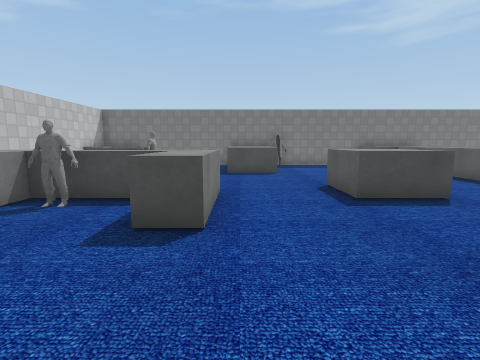
[1] (above)

17 first-person views from a walk through a world built for the Gazebo simulator. The camera is 1.2 m above the floor, tilts 8° down and sees 85° across. The floor is counted in squares, 1 m on a side. Each view is taken from the middle of a square. On the plan, view 1 faces up. The plan holds only what a view shows up to about 12 squares ahead; the rest is blank. Gazebo's built-in surfaces are drawn with simple patterns. Simple shapes stand in for some stock models.

[2]
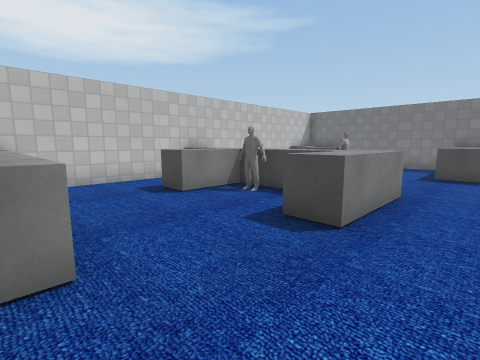

[3]
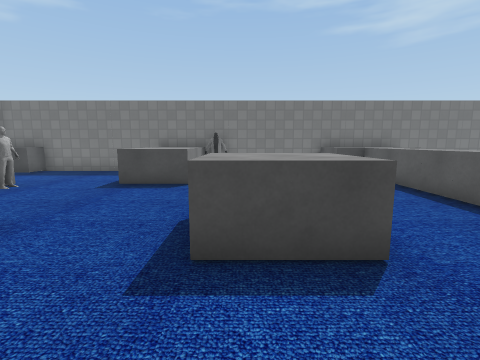

[4]
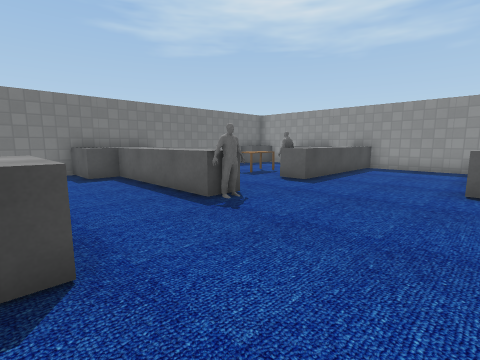

[5]
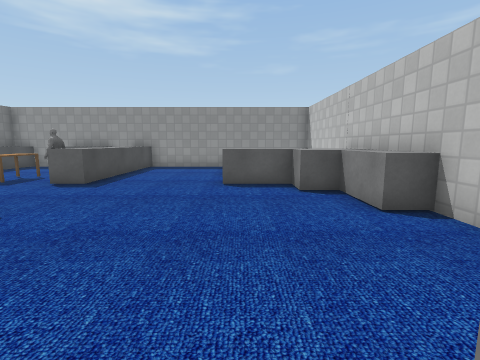

[6]
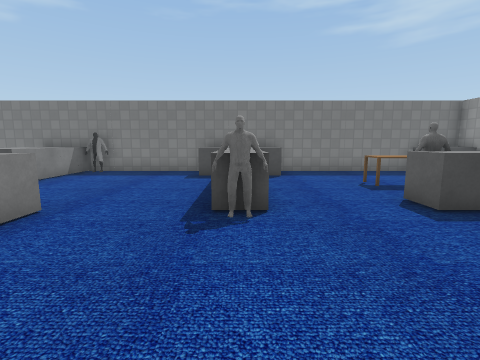

[7]
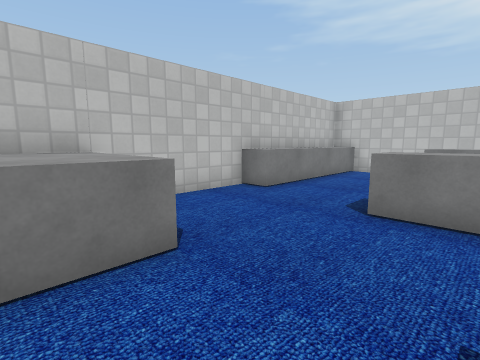

[8]
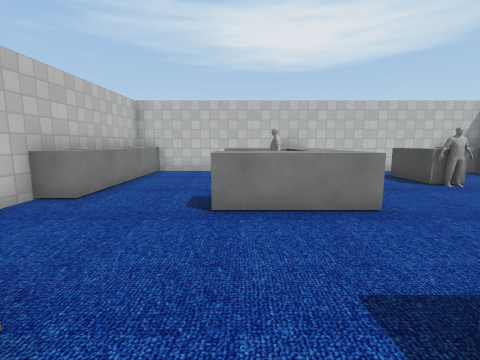

[9]
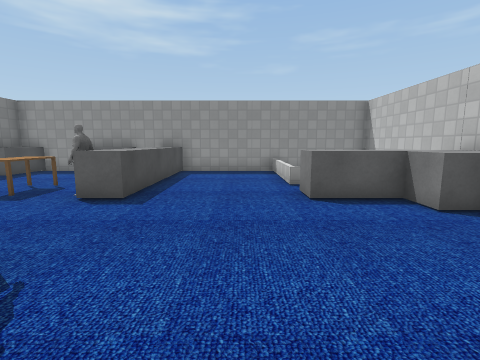

[10]
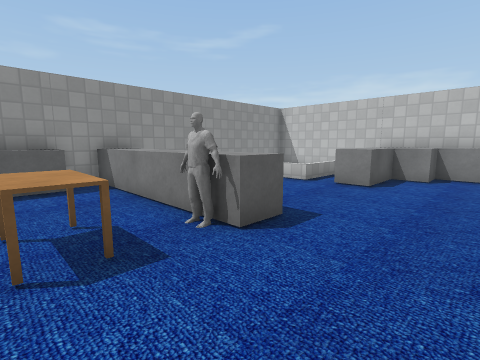

[11]
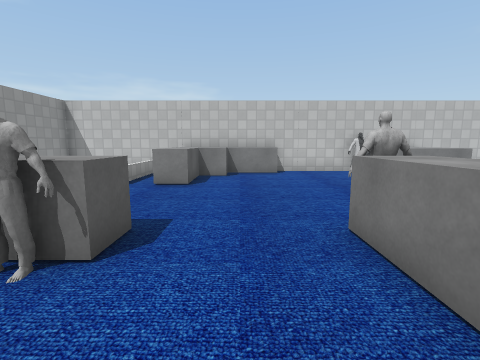

[12]
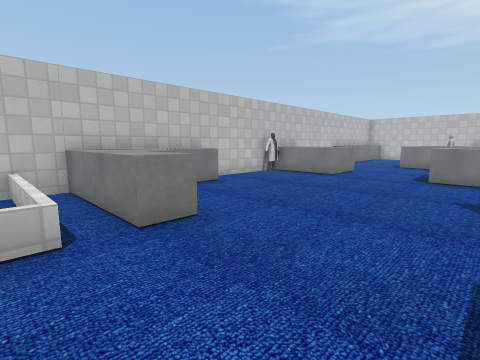

[13]
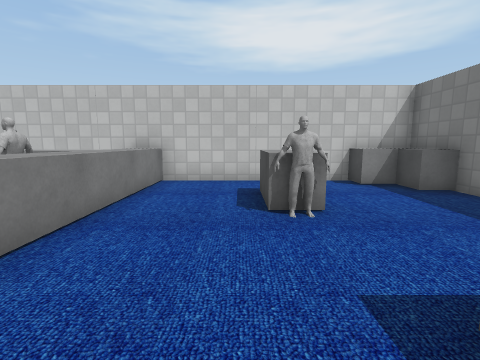

[14]
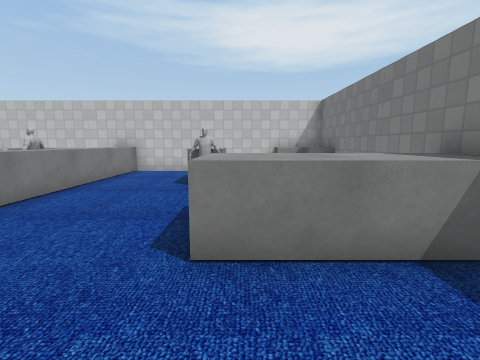

[15]
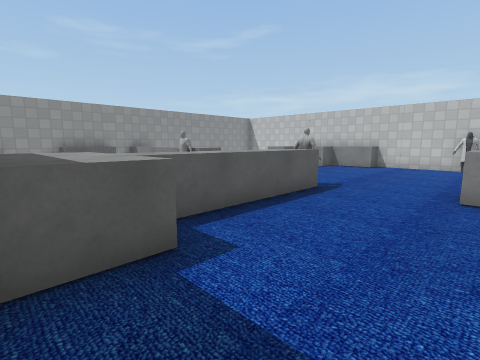

[16]
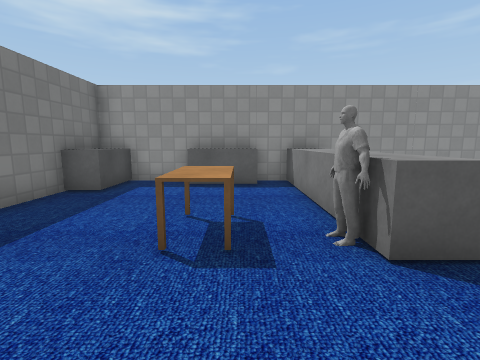

[17]
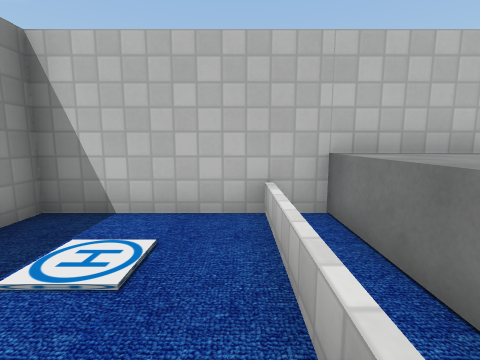

### Floor plan
Points are (right, up) in squares from view 1. A wall is a line through its corners. A room is listed if a view was taken in it or the views show most of it. See-through windows are left out.
Room 1 (views 1, 2, 3, 4, 5, 6, 7, 8, 9, 10, 11, 12, 13, 14, 15, 16, 17)
walls: (4.5, -0.4) (8.6, -0.4); (-1.5, -0.4) (2.6, -0.4); (12.4, -0.4) (13.9, -0.4); (17.4, 3.1) (17.4, 9.6); (17.4, 11.4) (17.4, 14.4) (-7.4, 14.4) (-7.4, -0.5)
low walls: (13.4, 0.7) (13.4, 3.6) (17.4, 3.6)
objects: other object (-7, -1) to (-7, 0); other object (-7, 6); other object (-7, 13); other object (-7, 14); other object (-6, -1) to (-6, 0); other object (-6, 6); other object (-6, 14); other object (-5, -1) to (-5, 0); other object (-5, 4); other object (-5, 5); other object (-5, 6); other object (-5, 10); other object (-4, -1) to (-4, 0); other object (-4, 5) to (-4, 6); other object (-4, 10); other object (-3, -1) to (-3, 0); other object (-3, 5) to (-3, 6); other object (-3, 10); other object (-2, -1) to (-2, 0); other object (-2, 6); other object (-1, 4); other object (-1, 5); other object (-1, 6); other object (0, 11); other object (0, 12); other object (0, 13); other object (0, 14); other object (1, 11); other object (1, 12); other object (1, 13); other object (1, 14); other object (2, 14); other object (3, -1) to (3, 0); other object (3, 1); other object (3, 2); other object (3, 6); other object (3, 7); other object (4, -1) to (4, 0); other object (4, 1); other object (4, 2); other object (4, 6); other object (4, 7); other object (5, 0); other object (7, 13); other object (7, 14); other object (8, 7); other object (8, 8); other object (8, 9); other object (8, 10); other object (8, 11); other object (8, 12); other object (8, 13); other object (8, 14); other object (9, -1) to (9, 0); other object (9, 13); other object (9, 14); other object (10, -1) to (10, 0); other object (11, -1) to (11, 0); other object (11, 1); other object (12, -1) to (12, 0); other object (12, 1); other object (12, 2); other object (12, 3); other object (12, 8); other object (12, 9); table (12, 10) to (13, 11); other object (13, 8); other object (14, 8); other object (15, 8); other object (16, 8); other object (16, 14); other object (17, 8) to (18, 8); other object (17, 10) to (18, 10); other object (17, 11) to (18, 11); other object (17, 14) to (18, 14)
Room 2 (no view inside)
walls: (13.9, -0.4) (17.4, -0.4) (17.4, 3.1)
low walls: (13.6, 3.4) (13.6, -0.4)

Positions as (right, up) in squares from view 1, and headings:
1: (0, 0), facing up
2: (1, 0), facing up-left
3: (3, 3), facing up
4: (4, 3), facing up-right
5: (4, 3), facing right
6: (8, 3), facing up
7: (4, 5), facing down-left
8: (4, 4), facing left
9: (6, 5), facing right
10: (9, 11), facing down-right
11: (10, 11), facing down
12: (14, 7), facing down-left
13: (1, 9), facing left
14: (4, 11), facing left
15: (4, 14), facing down-right
16: (9, 10), facing right
17: (14, 4), facing down
